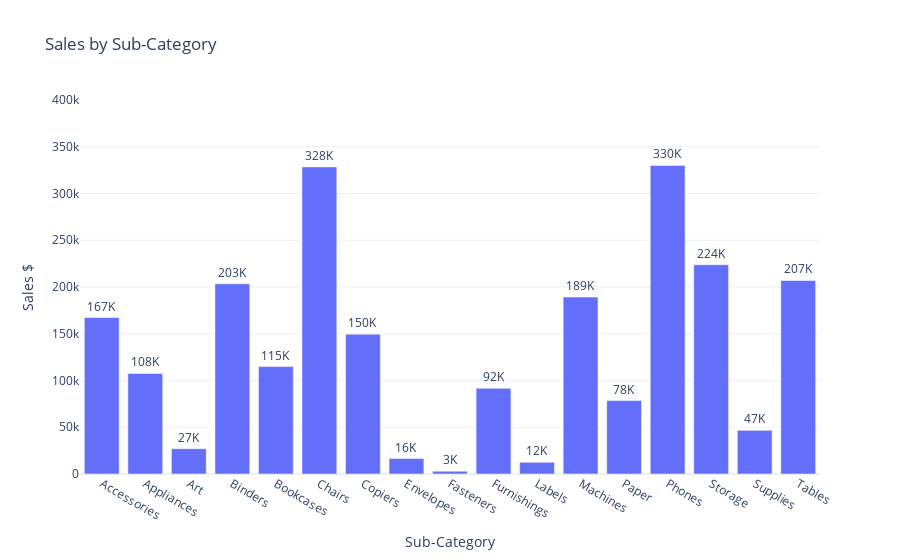

Here is the notebook cell this chart was saved with:
### Code cell
fig3 = px.bar(sales_by_subcategory,
              x = 'Sub-Category',
              y = 'Sales', 
              title = 'Sales by Sub-Category')

fig3.update_traces(text = sales_by_subcategory['Sales'].apply(lambda x: f"{x/1000 :.0f}K"), textposition = 'outside')
fig3.update_layout(xaxis_title = 'Sub-Category', yaxis_title = 'Sales $')
fig3.update_yaxes(range = [0,400000]) 

fig3.show()

### Figure 1 — Plotly figure (JSON) as saved in the notebook; plotly's stock layout.template omitted (floating-point values rounded to 4 significant figures)
{"data": [{"alignmentgroup": "True", "hovertemplate": "Sub-Category=%{x}<br>Sales=%{y}<extra></extra>", "legendgroup": "", "marker": {"color": "#636efa", "pattern": {"shape": ""}}, "name": "", "offsetgroup": "", "orientation": "v", "showlegend": false, "text": ["167K", "108K", "27K", "203K", "115K", "328K", "150K", "16K", "3K", "92K", "12K", "189K", "78K", "330K", "224K", "47K", "207K"], "textposition": "outside", "type": "bar", "x": ["Accessories", "Appliances", "Art", "Binders", "Bookcases", "Chairs", "Copiers", "Envelopes", "Fasteners", "Furnishings", "Labels", "Machines", "Paper", "Phones", "Storage", "Supplies", "Tables"], "xaxis": "x", "y": [167400.0, 107500.0, 27120.0, 203400.0, 114900.0, 328400.0, 149500.0, 16480.0, 3024.0, 91710.0, 12490.0, 189200.0, 78480.0, 330000.0, 223800.0, 46670.0, 207000.0], "yaxis": "y"}], "layout": {"autosize": true, "barmode": "relative", "legend": {"tracegroupgap": 0}, "title": {"text": "Sales by Sub-Category"}, "xaxis": {"anchor": "y", "autorange": true, "domain": [0, 1], "range": [-0.5, 16.5], "title": {"text": "Sub-Category"}, "type": "category"}, "yaxis": {"anchor": "x", "domain": [0, 1], "range": [0, 400000], "title": {"text": "Sales $"}, "type": "linear"}}}
